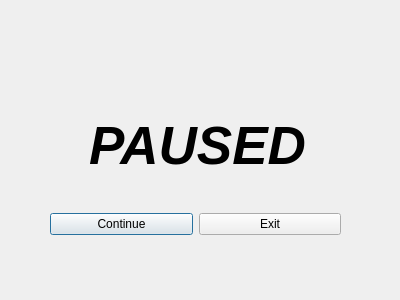
<?xml version="1.0" encoding="UTF-8"?>
<ui version="4.0">
 <class>PauseMenu</class>
 <widget class="QDialog" name="PauseMenu">
  <property name="geometry">
   <rect>
    <x>0</x>
    <y>0</y>
    <width>400</width>
    <height>300</height>
   </rect>
  </property>
  <property name="windowTitle">
   <string>Dialog</string>
  </property>
  <widget class="QLabel" name="label">
   <property name="geometry">
    <rect>
     <x>57</x>
     <y>100</y>
     <width>281</width>
     <height>91</height>
    </rect>
   </property>
   <property name="font">
    <font>
     <pointsize>40</pointsize>
     <weight>75</weight>
     <italic>true</italic>
     <bold>true</bold>
    </font>
   </property>
   <property name="text">
    <string>PAUSED</string>
   </property>
   <property name="alignment">
    <set>Qt::AlignCenter</set>
   </property>
  </widget>
  <widget class="QWidget" name="layoutWidget">
   <property name="geometry">
    <rect>
     <x>50</x>
     <y>210</y>
     <width>291</width>
     <height>28</height>
    </rect>
   </property>
   <layout class="QHBoxLayout" name="horizontalLayout">
    <item>
     <widget class="QPushButton" name="StartBtn">
      <property name="text">
       <string>Continue</string>
      </property>
     </widget>
    </item>
    <item>
     <widget class="QPushButton" name="ExitBtn">
      <property name="text">
       <string>Exit</string>
      </property>
     </widget>
    </item>
   </layout>
  </widget>
 </widget>
 <resources/>
 <connections/>
</ui>
